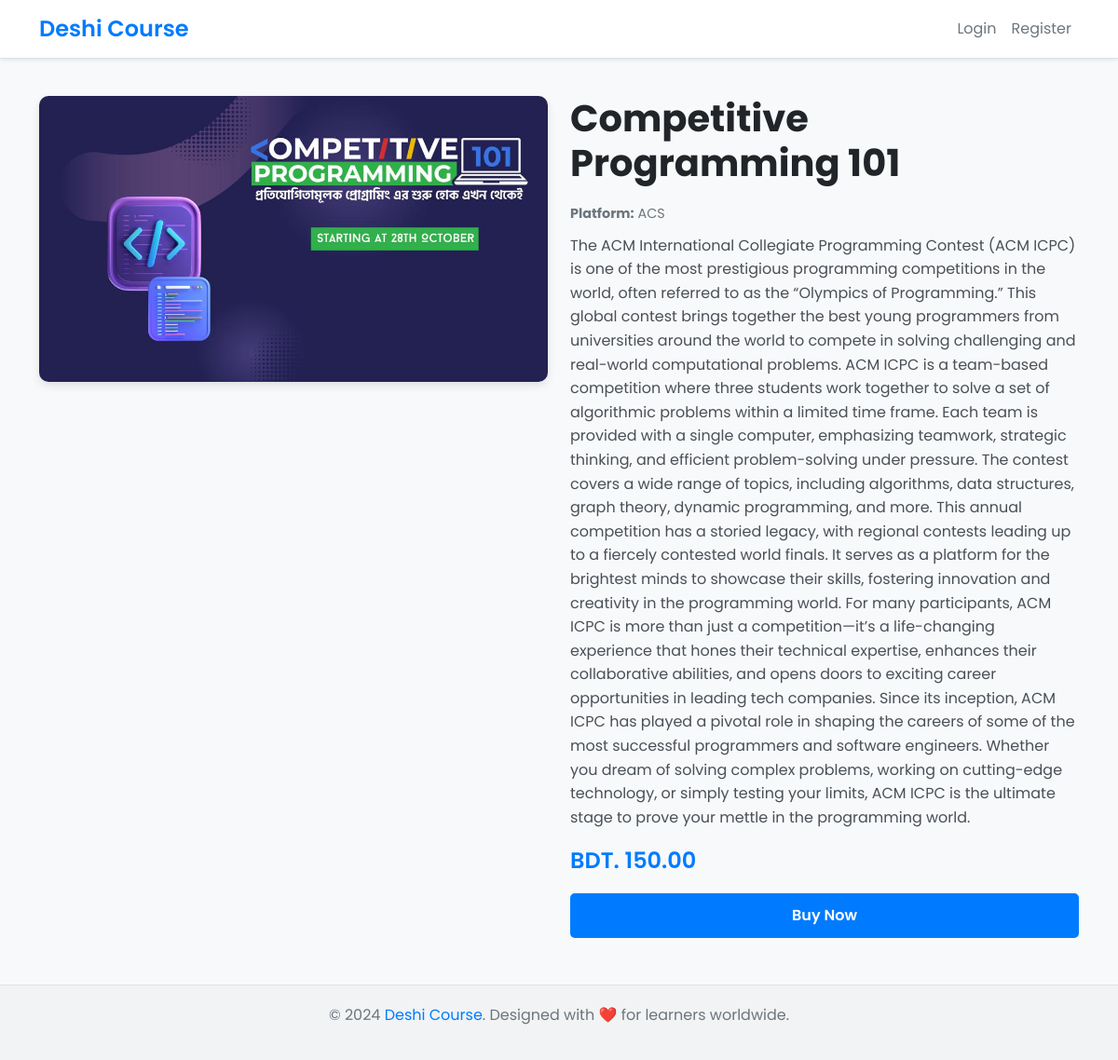
The app's page /course/3/ with its own data.
### courses/models.py (models this page shows, shortened)
class Course(models.Model):
    title = models.CharField(max_length=200)
    description = models.TextField()
    price = models.DecimalField(max_digits=10, decimal_places=2)
    affiliate_link = models.URLField()
    platform_name = models.CharField(max_length=100)
    image = models.ImageField(upload_to='course_images/', blank=True, null=True)  # Add this field

### courses/views.py (the view)
# urls.py: path('course/<int:course_id>/', views.course_detail, name='course_detail'),
def course_detail(request, course_id):
    course = get_object_or_404(Course, id=course_id)
    return render(request, 'courses/course_detail.html', {'course': course})

### courses/templates/courses/course_detail.html (shortened to what this page needs)
{% load static %}
<!DOCTYPE html>
<html lang="en">
<head>
    <link href="https://cdn.jsdelivr.net/npm/bootstrap@5.3.0/dist/css/bootstrap.min.css" rel="stylesheet">
</head>
<body>
    <nav class="navbar navbar-expand-lg shadow-sm">
        <div class="container">
            <a class="navbar-brand" href="/">Deshi Course</a>
            <div class="collapse navbar-collapse" id="navbarNav">
                <ul class="navbar-nav ms-auto">
                    {% if user.is_authenticated %}
                        <li class="nav-item"><a class="nav-link" href="#">Welcome, {{ user.username }}</a></li>
                        <li class="nav-item"><a class="nav-link" href="{% url 'logout' %}">Logout</a></li>
                    {% else %}
                        <li class="nav-item"><a class="nav-link" href="{% url 'login' %}">Login</a></li>
                        <li class="nav-item"><a class="nav-link" href="{% url 'register' %}">Register</a></li>
                    {% endif %}
                </ul>
            </div>
        </div>
    </nav>
    <div class="container course-detail">
        <div class="row">
            <div class="col-md-6">
                {% if course.image %}
                    <img src="{{ course.image.url }}" class="course-image" alt="{{ course.title }}">
                {% else %}
                    <img src="{% static 'default-course-image.jpg' %}" class="course-image" alt="Default Course Image">
                {% endif %}
            </div>
            <div class="col-md-6">
                <h1 class="course-title">{{ course.title }}</h1>
                <p class="platform-info"><strong>Platform:</strong> {{ course.platform_name }}</p>
                <p class="course-description">{{ course.description }}</p>
                <h3 class="course-price">BDT. {{ course.price }}</h3>
                <a href="{% url 'initiate_payment' course.id %}" class="btn btn-buy">Buy Now</a>
            </div>
        </div>
    </div>
    <div class="footer">
        <p>&copy; 2024 <a href="/">Deshi Course</a>. Designed with ❤️ for learners worldwide.</p>
    </div>
</body>
</html>

### courses/templates/courses/course_detail.html (style rules this page uses)
body { background-color: #f8f9fa; font-family: 'Poppins', sans-serif; color: #212529; }
.navbar { background-color: #ffffff; border-bottom: 1px solid #dee2e6; }
.navbar-brand { font-weight: 600; font-size: 1.5rem; color: #007bff !important; }
.nav-link { color: #6c757d !important; transition: color 0.3s ease-in-out; }
.course-detail { margin-top: 40px; }
.course-image { border-radius: 10px; object-fit: cover; max-height: 350px; width: 100%; box-shadow: 0 4px 10px rgba(0, 0, 0, 0.1); }
.btn-buy { background-color: #007bff; color: #fff; font-weight: 600; border: none; padding: 12px 20px; border-radius: 5px; transition: background-color 0.3s ease; display: block; text-align: center; }
.course-title { font-weight: 700; margin-bottom: 20px; color: #212529; }
.platform-info { font-size: 0.9rem; color: #6c757d; margin-bottom: 10px; }
.course-description { font-size: 1rem; line-height: 1.6; color: #495057; }
.course-price { font-size: 1.5rem; font-weight: 600; color: #007bff; margin: 20px 0; }
.footer { background-color: #f1f3f5; color: #6c757d; text-align: center; padding: 20px 0; margin-top: 50px; border-top: 1px solid #dee2e6; }
.footer a { color: #007bff; text-decoration: none; }

### records on screen
Course: image (picture), title "Competitive Programming 101", platform_name "ACS", description "The ACM International Collegiate Programming Contest (ACM ICPC) is one of the most prestigious programming competitions in the world, often referred to as the “Olympics of Programming.” This global contest brings together the best young programmers from universities around the world to compete in solving challenging and real-world computational problems. ACM ICPC is a team-based competition where three students work together to solve a set of algorithmic problems within a limited time frame. Each team is provided with a single computer, emphasizing teamwork, strategic thinking, and efficient problem-solving under pressure. The contest covers a wide range of topics, including algorithms,…", price "150.00"
